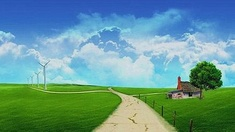
#> input picture Python_opencv/images/demo.jpg, 235 x 132 px, shrunk from 427 x 240 before the run
$ python tutorial_11_back_Projection.py
#> lines starting #> are read from the running program, lines starting #| are printed output that depends on the picture; after the words box and inside, x2 and y2 are one past the last pixel; in counts of white or black regions, pixels touching at a corner belong together
#> further down, src is the input picture: shape (132, 235, 3); mean B, G, R 146.2, 151.4, 101.3
#!/usr/bin/python
# -*- coding: utf-8 -*-
# Author = 'IReverser'
"""
    inverse project
    histogram 2D
"""
import cv2 as cv
import numpy as np
from matplotlib import pyplot as plt


# OpenCV 提供的函数 cv2.calcBackProject() 可以用来做直方图反向投影。
# 它的参数与函数 cv2.calcHist 的参数基本相同。其中的一个参数是我 们要查找目标的直方图。
# 同样再使用目标的直方图做反向投影之前我们应该先对其做归一化处理。
# 返回的结果是一个概率图像
def back_projection():
    """
    反向投影可以用来做图像分割，或者在图像中找寻我们感兴趣的部分。
    它会输出与输入图像（待搜索）同样大小的图像，其中的每一个像素值代表了输入图像上对应点属于目标对象的概率。
    输出图像中像素值越高（越白）的点就越可能代表我们要搜索的目标 （在输入图像所在的位置）。
    直方图投影经常与camshift 算法等一起使用。
    步骤：
    1. 为一张包含我们要查找目标的图像创建直方图，我们要查找的对象要尽量占满这张图像。
       最好使用颜色直方图，因为一个物体的颜色要比它的灰度能更好的被用来进行图像分割与对象识别。
    2. 再把这个颜色直方图投影到输入图像中寻找我们的目标，
       也就是找到输入图像中的每一个像素点的像素值在直方图中对应的概率，这样我们就得到一个概率图像。
    3. 设置适当的阈值对概率图像进行二值化
    """
    sample = cv.imread("./images/11_2.jpg")
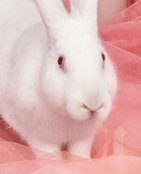
#> input picture Python_opencv/images/11_2.jpg, 141 x 174 px, shrunk from 256 x 317 before the run
#> sample is the input picture: shape (174, 141, 3); mean B, G, R 180.7, 181.7, 225.4
    target = cv.imread("./images/11_1.jpg")
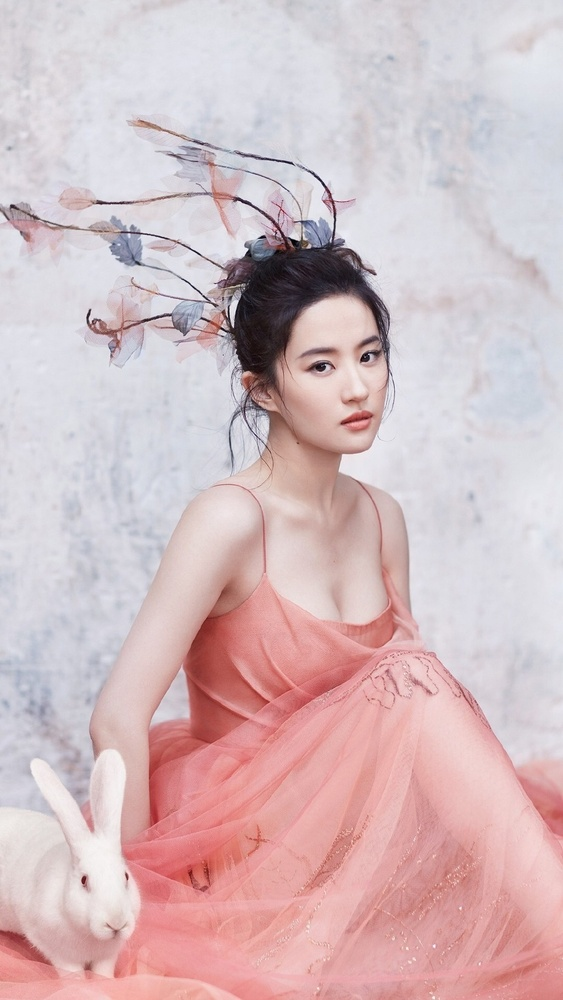
#> input picture Python_opencv/images/11_1.jpg, 563 x 1000 px, shrunk from 1024 x 1820 before the run
#> target is the input picture: shape (1000, 563, 3); mean B, G, R 192.3, 188.7, 212.3
    roi_hsv = cv.cvtColor(sample, cv.COLOR_BGR2HSV)
#> roi_hsv: shape (174, 141, 3); mean H, S, V 38.5, 52.3, 225.4
    target_hsv = cv.cvtColor(target, cv.COLOR_BGR2HSV)
#> target_hsv: shape (1000, 563, 3); mean H, S, V 87.4, 35, 216

    cv.imshow("sample", sample)
    cv.imshow("target", target)

    roiHist = cv.calcHist([roi_hsv], [0, 1], None, [180, 256], [0, 180, 0, 256])
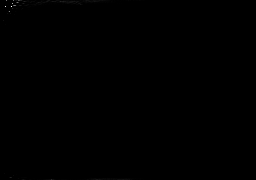
#> roiHist: shape (180, 256) float32; min 0, max 1030, mean 0.5; drawn with min black and max white

    # 归一化：原始图像，结果图像，映射到结果图像中的最小值，最大值，归一化类型
    # cv.NORM_MINMAX对数组的所有值进行转化，使它们线性映射到最小值和最大值之间
    # 归一化后的图像便于显示，归一化后到0,255之间了
    cv.normalize(roiHist, roiHist, 0, 255, cv.NORM_MINMAX)
#> roiHist: shape (180, 256) float32; 2.21% of pixels changed, all inside (x1, y1, x2, y2) = (3, 0, 200, 180)
    dst = cv.calcBackProject([target_hsv], [0, 1], roiHist, [0, 180, 0, 256], 1)
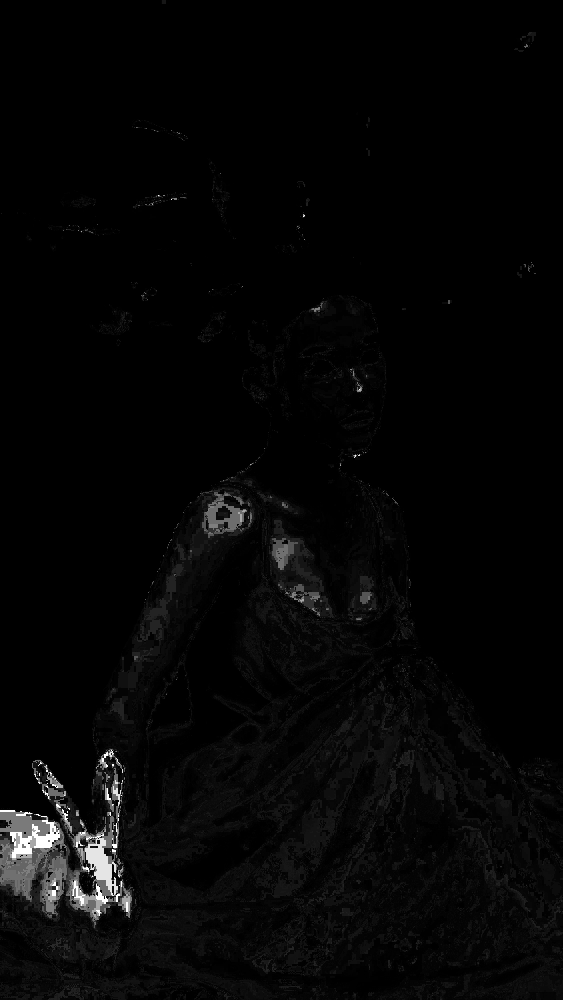
#> dst: shape (1000, 563); min 0, max 255, mean 5.8
    cv.imshow("backProjectionDemo", dst)


def hist2d(image):
    hsv = cv.cvtColor(image, cv.COLOR_BGR2HSV)
    hist = cv.calcHist([image], [0, 1], None, [32, 32], [0, 180, 0, 256]) # [32, 32] can be samller or divide randomly
    # cv.imshow("hist2d", hist)
    plt.imshow(hist, interpolation='nearest')
    plt.title("2D Histogram")
    plt.show()


print("--------------Hello Python ------------")
src = cv.imread("./images/demo.jpg")
# cv.namedWindow("input image", cv.WINDOW_AUTOSIZE)
# cv.imshow("input image", src)
back_projection()
cv.waitKey(0)   # 等有键输入或者1000ms后自动将窗口消除，0表示只用键输入结束窗口

cv.destroyAllWindows()
